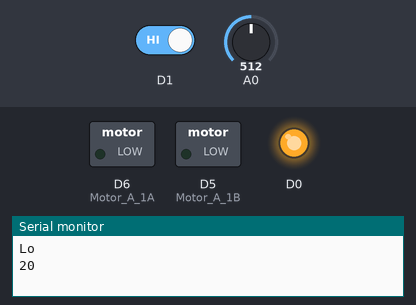
Simulated run of this sketch. Board: ESP8266 (NodeMCU). On the bench: switched loads named in the sketch (green lamp = pin HIGH), output pins drawn as LEDs (lit = HIGH), the last lines printed to the serial monitor. The test bench sets the inputs (shaded band); at power-on: A0 = 512, D1 HIGH. WiFi joins after 1.5 s; servers stay silent unless stated.

Above: at 3.0 s.
3.1 s: A0 set to 526
At 4.7 s:
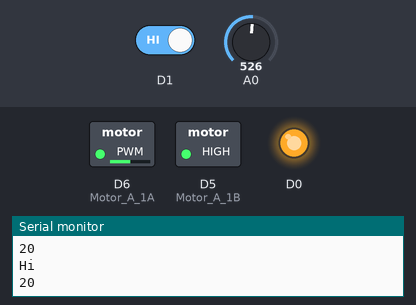
5.3 s: D1 driven LOW
At 6.3 s:
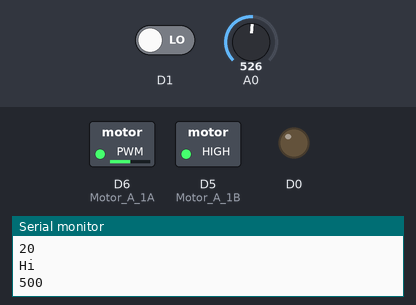
7.3 s: D1 driven HIGH
At 8.9 s:
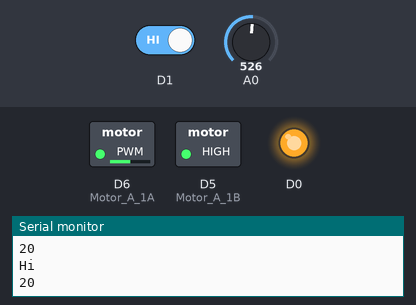
Timing chart, 0 to 10.4 s (numbered marks = the images above; inputs shaded):
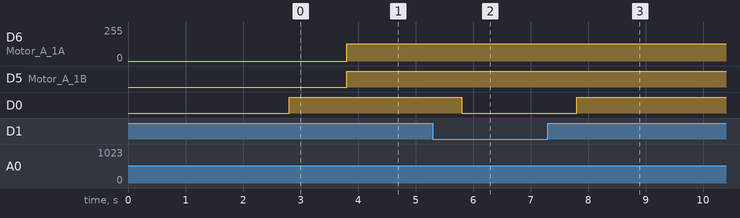

The sketch:

plantwater.ino
```cpp
#define BLYNK_PRINT Serial
#define Motor_A_1A 12 // Motor A PWM Speed
#define Motor_A_1B 14 // Motor A Direction

#include <ESP8266WiFi.h>
#include <BlynkSimpleEsp8266.h>

// You should get Auth Token in the Blynk App.
// Go to the Project Settings (nut icon).
char auth[] = "f9d9d9743f3940db96cd7c8bca04b60d"; //Your-Authentication-Token-Provided-in-App

// Your WiFi credentials.
// Set password to "" for open networks.
char ssid[] = "iot";
char pass[] = "12345678";

int sensorData;
int sensorData1;

int previousflag  = 0;
int currentflag = 0;
String body =  "Motor Stopped";

BlynkTimer timer;

// In the app, Widget's reading frequency should be set to PUSH. This means
// that you define how often to send data to Blynk App.
void myTimerEvent()
{
  sensorData = analogRead(A0);

  if (sensorData > 512)
  {
    digitalWrite( Motor_A_1B, HIGH );
    analogWrite( Motor_A_1A, 128);
    Serial.println("Hi");
  }
  else
  {
    digitalWrite( Motor_A_1B, LOW);
    analogWrite( Motor_A_1A, 0);
    Serial.println("Lo");
  }
  sensorData1 = digitalRead(D1);
  if (sensorData1 == 0)
  {
    sensorData = 500;
    digitalWrite(D0, LOW);

    currentflag = 1;

    if (currentflag == 1 && previousflag == 1)
    {
      Blynk.email("nmishra1309@gmail.com", "Subject: Alert ", body);
      previousflag = 0;
    }

  }
  else
  {
    sensorData = 20;
    previousflag = 1;
    digitalWrite(D0, HIGH);

  }
  Serial.println(sensorData);
  Blynk.virtualWrite(V1, sensorData);
  // You can send any value at any time.
  // Please don't send more that 10 values per second.
}

void setup()
{
  // Debug console
  Serial.begin(9600);
  Blynk.begin(auth, ssid, pass);
  pinMode( Motor_A_1B, OUTPUT );
  pinMode( Motor_A_1A, OUTPUT );
  digitalWrite( Motor_A_1B, LOW );
  digitalWrite( Motor_A_1A, LOW );

  pinMode(D1,INPUT);
  pinMode(D0, OUTPUT);

  // Setup a function to be called every second
  timer.setInterval(1000L, myTimerEvent);
}

void loop()
{
  Blynk.run();
  timer.run(); // Initiates BlynkTimer
}
```

Measured:
- the behaviour switches between 512 and 513 on A0 (found by bisection; images 0 and 1)
- after the input at 3.1 s, D6 (Motor_A_1A): 0/255 → 128/255 after 0.70 s; D5 (Motor_A_1B): LOW → HIGH after 0.70 s
- after the input at 5.3 s, D0: HIGH → LOW after 0.50 s
- after the input at 7.3 s, D0: LOW → HIGH after 0.50 s
